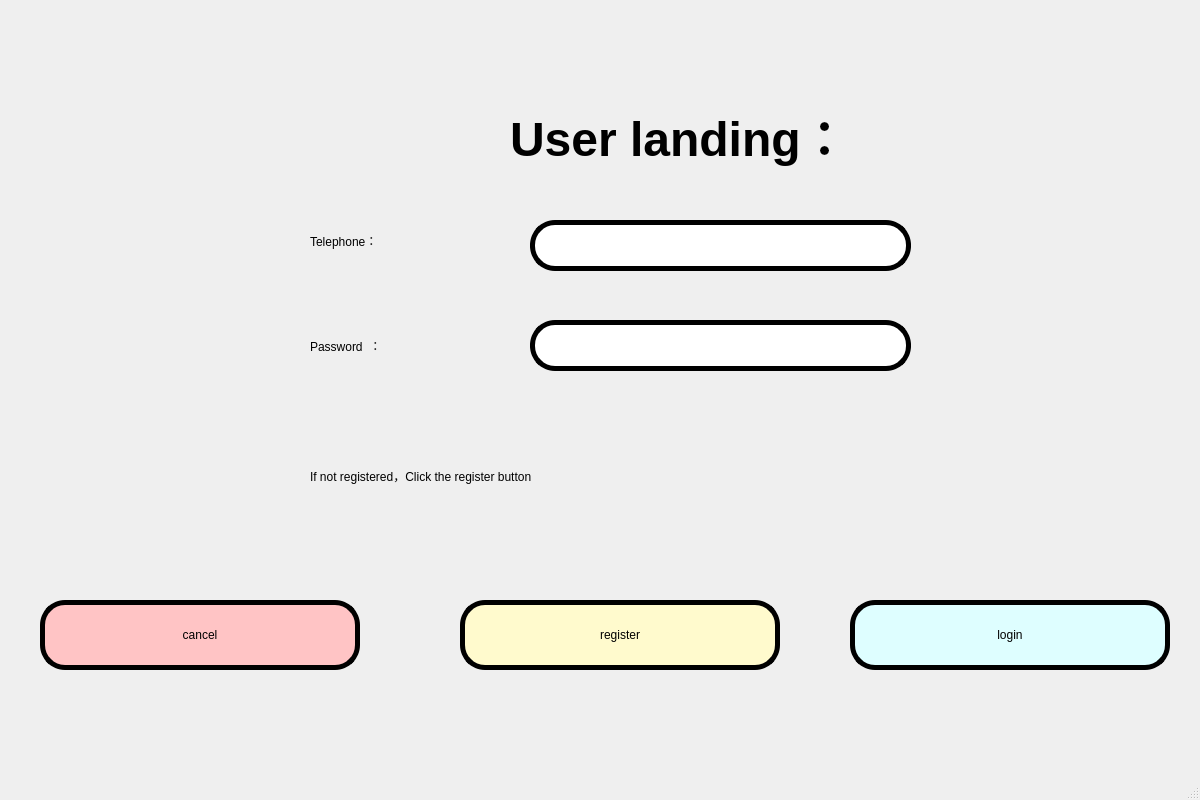
<?xml version="1.0" encoding="UTF-8"?>
<ui version="4.0">
 <class>send_Firstwin</class>
 <widget class="QMainWindow" name="send_Firstwin">
  <property name="geometry">
   <rect>
    <x>0</x>
    <y>0</y>
    <width>1200</width>
    <height>800</height>
   </rect>
  </property>
  <property name="windowTitle">
   <string>MainWindow</string>
  </property>
  <property name="styleSheet">
   <string notr="true">QWidget#centralwidget {
border-image: url(:/register/背景1.jpg)
}
</string>
  </property>
  <widget class="QWidget" name="centralwidget">
   <widget class="QLabel" name="label_3">
    <property name="geometry">
     <rect>
      <x>510</x>
      <y>100</y>
      <width>361</width>
      <height>71</height>
     </rect>
    </property>
    <property name="styleSheet">
     <string notr="true">font: 40pt &quot;Baskerville Old Face&quot;;</string>
    </property>
    <property name="text">
     <string>&lt;html&gt;&lt;head/&gt;&lt;body&gt;&lt;p&gt;&lt;span style=&quot; font-size:36pt; font-weight:600;&quot;&gt;User landing：&lt;/span&gt;&lt;/p&gt;&lt;/body&gt;&lt;/html&gt;</string>
    </property>
   </widget>
   <widget class="QLabel" name="label_4">
    <property name="geometry">
     <rect>
      <x>310</x>
      <y>450</y>
      <width>731</width>
      <height>51</height>
     </rect>
    </property>
    <property name="styleSheet">
     <string notr="true">font: 25pt &quot;Baskerville Old Face&quot;;</string>
    </property>
    <property name="text">
     <string>If not registered，Click the register button</string>
    </property>
   </widget>
   <widget class="QPushButton" name="pushButton_3">
    <property name="geometry">
     <rect>
      <x>460</x>
      <y>600</y>
      <width>320</width>
      <height>70</height>
     </rect>
    </property>
    <property name="styleSheet">
     <string notr="true">QPushButton{
   border-radius: 25px;
   background-color:rgb(255, 250, 205);
   border:5px solid rgb(0, 0, 0);
   font: 20pt &quot;Showcard Gothic&quot;;
}</string>
    </property>
    <property name="text">
     <string>register</string>
    </property>
   </widget>
   <widget class="QPushButton" name="pushButton_2">
    <property name="geometry">
     <rect>
      <x>40</x>
      <y>600</y>
      <width>320</width>
      <height>70</height>
     </rect>
    </property>
    <property name="styleSheet">
     <string notr="true">QPushButton{
   border-radius: 25px;
   background-color:rgb(255, 196, 197);
   border:5px solid rgb(0, 0, 0);
   font: 20pt &quot;Showcard Gothic&quot;;
}</string>
    </property>
    <property name="text">
     <string>cancel</string>
    </property>
   </widget>
   <widget class="QPushButton" name="pushButton">
    <property name="geometry">
     <rect>
      <x>850</x>
      <y>600</y>
      <width>320</width>
      <height>70</height>
     </rect>
    </property>
    <property name="styleSheet">
     <string notr="true">QPushButton{
   border-radius: 25px;
   background-color:rgb(222, 254, 255);
   border:5px solid rgb(0, 0, 0);
   font: 20pt &quot;Showcard Gothic&quot;;
}</string>
    </property>
    <property name="text">
     <string>login</string>
    </property>
   </widget>
   <widget class="QLineEdit" name="send_passage_le">
    <property name="geometry">
     <rect>
      <x>530</x>
      <y>320</y>
      <width>381</width>
      <height>51</height>
     </rect>
    </property>
    <property name="styleSheet">
     <string notr="true">QLineEdit{
   border-radius: 25px;
   background-color:rgb(255, 255, 255);
   border:5px solid rgb(0, 0, 0);
   font: 20pt &quot;Showcard Gothic&quot;;
}</string>
    </property>
    <property name="echoMode">
     <enum>QLineEdit::Password</enum>
    </property>
   </widget>
   <widget class="QLabel" name="label_2">
    <property name="geometry">
     <rect>
      <x>310</x>
      <y>330</y>
      <width>201</width>
      <height>31</height>
     </rect>
    </property>
    <property name="styleSheet">
     <string notr="true">font: 25pt &quot;Baskerville Old Face&quot;;</string>
    </property>
    <property name="text">
     <string>Password  ：</string>
    </property>
   </widget>
   <widget class="QLineEdit" name="User_name_le">
    <property name="geometry">
     <rect>
      <x>530</x>
      <y>220</y>
      <width>381</width>
      <height>51</height>
     </rect>
    </property>
    <property name="styleSheet">
     <string notr="true">QLineEdit{
   border-radius: 25px;
   background-color:rgb(255, 255, 255);
   border:5px solid rgb(0, 0, 0);
   font: 20pt &quot;Showcard Gothic&quot;;
}</string>
    </property>
   </widget>
   <widget class="QLabel" name="label">
    <property name="geometry">
     <rect>
      <x>310</x>
      <y>220</y>
      <width>211</width>
      <height>41</height>
     </rect>
    </property>
    <property name="styleSheet">
     <string notr="true">font: 25pt &quot;Baskerville Old Face&quot;;</string>
    </property>
    <property name="text">
     <string>Telephone：</string>
    </property>
   </widget>
  </widget>
  <widget class="QMenuBar" name="menubar">
   <property name="geometry">
    <rect>
     <x>0</x>
     <y>0</y>
     <width>1200</width>
     <height>26</height>
    </rect>
   </property>
  </widget>
  <widget class="QStatusBar" name="statusbar"/>
 </widget>
 <resources>
  <include location="images.qrc"/>
 </resources>
 <connections>
  <connection>
   <sender>pushButton</sender>
   <signal>clicked()</signal>
   <receiver>send_Firstwin</receiver>
   <slot>Turn_send2()</slot>
   <hints>
    <hint type="sourcelabel">
     <x>187</x>
     <y>196</y>
    </hint>
    <hint type="destinationlabel">
     <x>112</x>
     <y>246</y>
    </hint>
   </hints>
  </connection>
  <connection>
   <sender>pushButton_2</sender>
   <signal>clicked()</signal>
   <receiver>send_Firstwin</receiver>
   <slot>Retur_main()</slot>
   <hints>
    <hint type="sourcelabel">
     <x>307</x>
     <y>202</y>
    </hint>
    <hint type="destinationlabel">
     <x>380</x>
     <y>259</y>
    </hint>
   </hints>
  </connection>
  <connection>
   <sender>pushButton_3</sender>
   <signal>clicked()</signal>
   <receiver>send_Firstwin</receiver>
   <slot>turn_registered()</slot>
   <hints>
    <hint type="sourcelabel">
     <x>187</x>
     <y>279</y>
    </hint>
    <hint type="destinationlabel">
     <x>137</x>
     <y>324</y>
    </hint>
   </hints>
  </connection>
 </connections>
 <slots>
  <slot>Turn_send2()</slot>
  <slot>Retur_main()</slot>
  <slot>turn_registered()</slot>
 </slots>
</ui>
